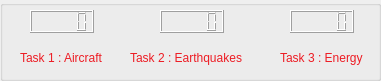
   <widget class="QGroupBox" name="groupBox_5">
    <property name="geometry">
     <rect>
      <x>930</x>
      <y>230</y>
      <width>381</width>
      <height>81</height>
     </rect>
    </property>
    <property name="title">
     <string/>
    </property>
    <widget class="QLCDNumber" name="lcdNumber_13">
     <property name="geometry">
      <rect>
       <x>30</x>
       <y>10</y>
       <width>64</width>
       <height>23</height>
      </rect>
     </property>
    </widget>
    <widget class="QLCDNumber" name="lcdNumber_15">
     <property name="geometry">
      <rect>
       <x>160</x>
       <y>10</y>
       <width>64</width>
       <height>23</height>
      </rect>
     </property>
    </widget>
    <widget class="QLCDNumber" name="lcdNumber_16">
     <property name="geometry">
      <rect>
       <x>290</x>
       <y>10</y>
       <width>64</width>
       <height>23</height>
      </rect>
     </property>
    </widget>
    <widget class="QLabel" name="label_20">
     <property name="geometry">
      <rect>
       <x>20</x>
       <y>50</y>
       <width>91</width>
       <height>16</height>
      </rect>
     </property>
     <property name="text">
      <string>&lt;html&gt;&lt;head/&gt;&lt;body&gt;&lt;p&gt;&lt;span style=&quot; font-size:9pt; color:#ed1c24;&quot;&gt;Task 1 : Aircraft&lt;/span&gt;&lt;/p&gt;&lt;/body&gt;&lt;/html&gt;</string>
     </property>
    </widget>
    <widget class="QLabel" name="label_21">
     <property name="geometry">
      <rect>
       <x>130</x>
       <y>50</y>
       <width>121</width>
       <height>16</height>
      </rect>
     </property>
     <property name="text">
      <string>&lt;html&gt;&lt;head/&gt;&lt;body&gt;&lt;p&gt;&lt;span style=&quot; font-size:9pt; color:#ed1c24;&quot;&gt;Task 2 : Earthquakes&lt;/span&gt;&lt;/p&gt;&lt;/body&gt;&lt;/html&gt;</string>
     </property>
    </widget>
    <widget class="QLabel" name="label_22">
     <property name="geometry">
      <rect>
       <x>280</x>
       <y>50</y>
       <width>91</width>
       <height>16</height>
      </rect>
     </property>
     <property name="text">
      <string>&lt;html&gt;&lt;head/&gt;&lt;body&gt;&lt;p&gt;&lt;span style=&quot; font-size:9pt; color:#ed1c24;&quot;&gt;Task 3 : Energy&lt;/span&gt;&lt;/p&gt;&lt;/body&gt;&lt;/html&gt;</string>
     </property>
    </widget>
   </widget>
